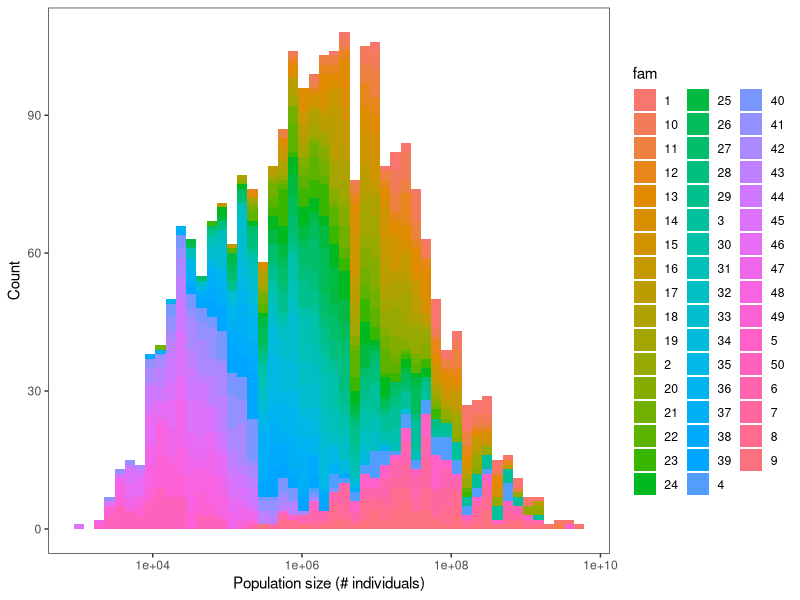
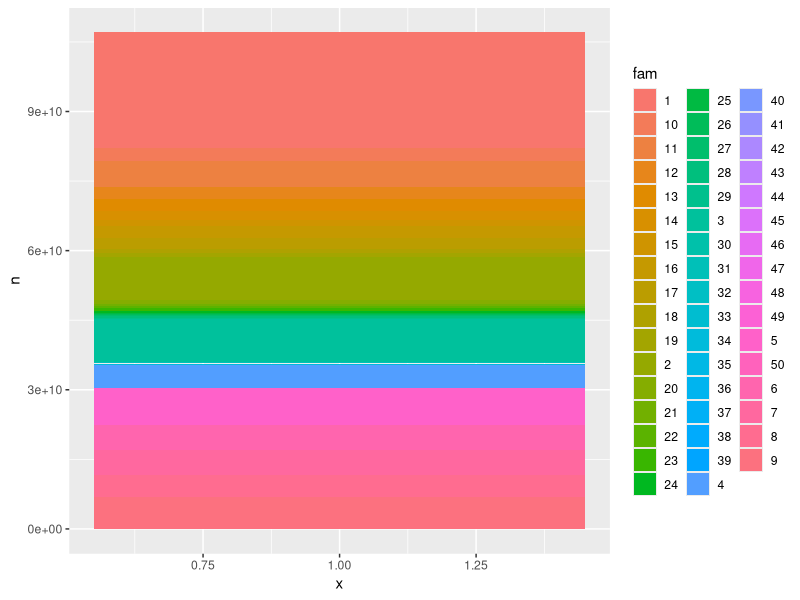
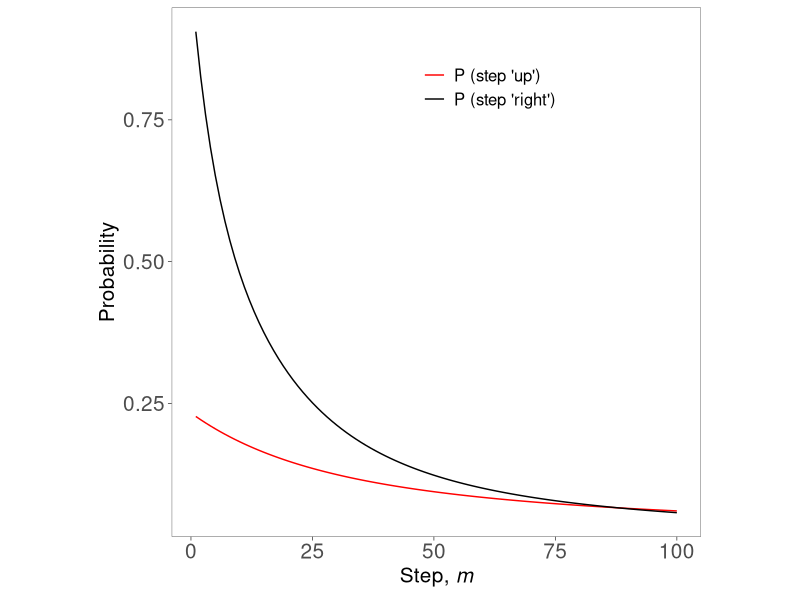
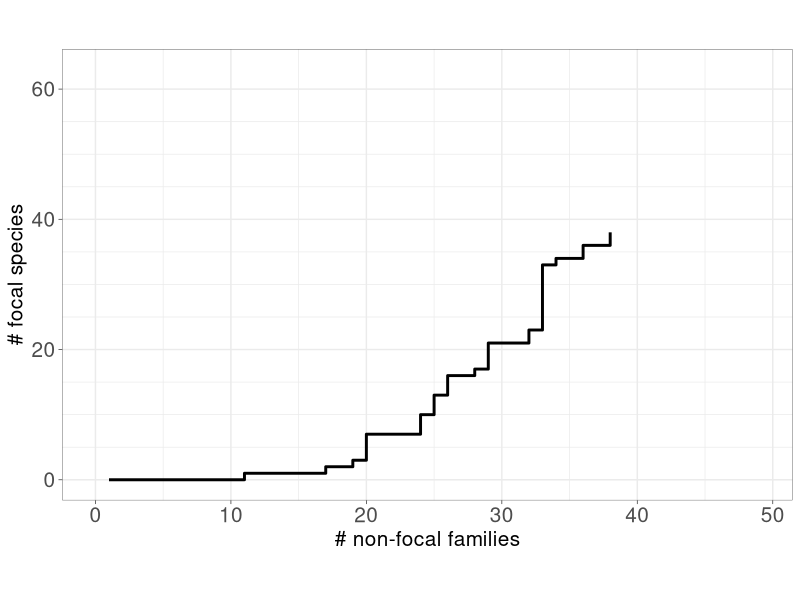

Write R code to recreate these figures, in order. (Note: a time limit stopped this script after it produced the figures.)
rm(list=ls())

library(ggplot2)
library(scales)
library(reshape2)
library(RColorBrewer)
library(colorspace)

### Suppose we have a pool of species divided into $F$ families.
### There are $S_i$ species of family i in the pool.
### We define S as the total number of species in the pool:
### $ S = S_1 + S_2 + S_3 + ... + S_F $
### There are $N_{ij}$ individuals of species $j$ of family $i$.
### So there are $\sum_{i=1}^F \sum_{j=1}^{S_i} N_{ij}
### We assemble a 'random community' by sampling $n$ individuals
### from the pool.
### How does the number of species from family 1 scale with the number
### of families in the sample?

# general parameters
nF <- 50 # number of families
nS <- 100 # max. number of species per family
nN <- 1e6 # avg. number of individuals per species

###

# avg. population sizes of each family
logAvgPopSize <- sort(runif(nF,min=log10(nN)-2,max=log10(nN)+2), decreasing = TRUE)

# sample matrix N
N_ <- matrix (NA, nrow = nF, ncol = nS)
for (i in 1:nrow(N_)) {
  N_[i, ] <- floor(10^rnorm(nS,mean=logAvgPopSize[i],sd=logAvgPopSize[i]/10))
}
N_[sample(1:length(N_),size=floor(length(N_)/2))] <- 0 # randomly set to 0 half of the elements in matrix N
N_ <- t(apply(N_,1,sort,decreasing=T))
N_ <- N_[rowSums(N_)>0,colSums(N_)>0]
N_ <- rbind(N_[which.max(rowSums(N_)),],
            N_[rowSums(N_)<max(rowSums(N_)),])

N_df <- data.frame(n = as.numeric(N_[N_>0]),
                   fam = as.character(as.numeric(matrix(rep(1:nrow(N_), ncol(N_)), nrow = nrow(N_), byrow = FALSE)[N_>0])))
ggplot(N_df, aes(x = n, group = fam, fill = fam)) +
  geom_histogram(bins = 50,
                 position='stack') +
  scale_x_log10(name = 'Population size (# individuals)') +
  scale_y_continuous(name = 'Count') +
  theme_bw() +
  theme(panel.grid = element_blank())
ggplot(N_df, aes(x = 1, y = n, group = fam, fill = fam)) +
  geom_bar(position = 'stack',
           stat = 'identity')

# get pool composition and assign colors to each family
colnames(N_) <- paste('sp_',1:ncol(N_),sep='')
rownames(N_) <- paste('fam_',1:nrow(N_),sep='')

N <- sum(N_)
S <- rowSums(N_)

pool_composition <- melt(N_/sum(N_))
colnames(pool_composition) <- c('family','species','p')
pool_composition$id <- paste(#'Species ',
                             paste(gsub('fam_','',pool_composition$family),
                                   gsub('sp_','',pool_composition$species),
                                   sep='.'),
                             sep='')

mycols <- do.call('rbind',
                  lapply(1:nrow(N_),
                    FUN = function(i) {
                      
                      ncols <- sum(pool_composition$family==paste('fam_',i,sep='') & pool_composition$p>0)
                      base_color <- brewer.pal(n=nrow(N_),'Set1')[i]
                      ramp <- colorRampPalette(c(darken(base_color,amount=0.3),
                                                 lighten(base_color,amount=0.7)))
                      
                      return_this <- data.frame(family=paste('fam_',i,sep=''),
                                                species=paste('sp_',1:ncols,sep=''),
                                                color=ramp(ncols))
                      
                      return(return_this)
                      
                    }))
pool_composition <- merge(pool_composition,mycols,by=c('family','species'),all=T)
pool_composition$color <- as.character(pool_composition$color)
pool_composition$color[pool_composition$p == 0] <- 'white'

pool_composition <- pool_composition[order(as.numeric(gsub('sp_','',pool_composition$species))),]
pool_composition <- pool_composition[order(as.numeric(gsub('fam_','',pool_composition$family))),]
pool_composition$id <- factor(pool_composition$id,
                              levels=pool_composition$id)

### ANALYTIC PROBABILITIES ### -------------------------------------------------

# analytic probability and approximation of sampling a new focal species when sampling for the (m+1) time
p_up <- function(m) {
  sapply(m,
         FUN = function(m) {
           if(m>0) {
             sum(sapply(1:ncol(N_),
                        FUN = function(j) N_[1,j]/(sum(N_) - m) * prod(1 - N_[1,j]/(sum(N_) - 0:(m-1)))))
           } else {
             sum(N_[1,])/sum(N_)
           }
           })
}

# analytic probability and approximation of sampling a new family when sampling for the (m+1) time
p_right <- function(m) {
  sapply(m,
         FUN = function(m) {
           if(m>0) {
             sum(sapply(1:nrow(N_),
                        FUN = function(i) sum(N_[i,])/(sum(N_) - m) * prod(1 - sum(N_[i,])/(sum(N_) - 0:(m-1)))))
           } else {
             sum(N[2:nrow(N_)])/sum(N_)
           }
           })
}

# evaluate probabilities for various sample sizes
n <- 1:100

p <- rbind(data.frame(class='p_up',
                      color=pool_composition$color[1],
                      lty='solid',
                      n=n,
                      p=p_up(n)),
           data.frame(class='p_right',
                      color='black',
                      lty='solid',
                      n=n,
                      p=p_right(n)))

p <- p[p$p>0,]

# plot p vs m
myplot <-
  ggplot(data=p,aes(x=n,y=p,color=color,linetype=lty)) +
    geom_line() +
    scale_color_manual(values=c('red','black'),
                       name = NULL,
                       labels = c('P (step \'up\')',
                                  'P (step \'right\')')) +
    scale_linetype(guide = 'none') +
    scale_x_continuous(name=expression(paste('Step, ',italic('m')))) +
    scale_y_continuous(name='Probability') +
    theme_bw() +
    theme(panel.grid.major = element_blank(),
          panel.grid.minor = element_blank(),
          legend.position = c(0.6,0.85),
          aspect.ratio = 1,
          legend.background=element_rect(fill='transparent'),
          text=element_text(size=15),
          axis.text=element_text(size=15),
          axis.line=element_blank(),
          axis.ticks=element_line(size=0.25),
          panel.border=element_rect(size=0.25)) +
    guides(linetpye = 'none')
print(myplot)

# ggsave(file.path('.','plots','probs.pdf'),
#        plot=myplot,
#        device='pdf',
#        height=70,
#        width=70,
#        units='mm',dpi=600)

### SIMULATE DRAWS: SINGLE TRAJECTORY ### --------------------------------------

# function to sample a single community and keep track of nfamilies and nspeces_focal
sample_one_community <- function(n, N_) {
  
  # n     sample size
  # N_    matrix defining species pool
  
  species_pool <- expand.grid(rownames(N_),colnames(N_))
  species_pool <- matrix(paste(species_pool[,1],species_pool[,2],sep=' '),
                         nrow=nrow(N_))
  
  community <- setNames(rep(0,length(N_)),species_pool)
  nfamilies <- NULL
  nspecies_focal <- NULL
  
  for (i in 1:n) {
   p_i <- (N_ - matrix(community,nrow=nrow(N_)))/sum(N_)
   species_i <- sample(species_pool,
                       prob=p_i,
                       size=1)
   community[species_i] <- community[species_i] + 1
   community <- matrix(community,
                       nrow=nrow(N_))
   
   nfamilies <- c(nfamilies,sum(rowSums(community[2:nrow(community),])>0))
   nspecies_focal <- c(nspecies_focal,rowSums(community>0)[1])
   
   community <- setNames(c(community),species_pool)
  }
  
  return(data.frame(n=1:n,
                    nfamilies=nfamilies,
                    nspecies_focal=nspecies_focal))
  
}

# generate a single trajectory (to plot random walk), could also admit multiple ns
n_traj <- 5000
simul_traj <- data.frame(traj_id=numeric(),
                         n_final=numeric(),
                         n=numeric(),
                         nfamilies=numeric(),
                         nspecies_focal=numeric())
for (i in 1:length(n_traj)) {
  simul_traj <- rbind(simul_traj,
                      cbind(traj_id=as.character(i),
                            n_final=n_traj[i],
                            sample_one_community(n_traj[i],N_)))
}
simul_traj$n_final <- factor(as.character(simul_traj$n_final),
                             levels=as.character(sort(unique(n_traj),decreasing=T)))

# plot
myplot <-
  ggplot(data=simul_traj,
         aes(x=nfamilies,y=nspecies_focal,group=traj_id)) + # aes(x=nfamilies,y=nspecies_focal,color=n_final)) +
    geom_line(size=1,
              color='black') +
    scale_x_continuous(name='# non-focal families',
                       minor_breaks=seq(0,nrow(N_)-1,by=5),
                       limits=c(0,nrow(N_)-1)) +
    scale_y_continuous(name='# focal species',
                       minor_breaks=seq(0,ncol(N_),by=5),
                       limits=c(0,ncol(N_))) +
    theme_bw() +
    theme(aspect.ratio = 0.618,
          legend.position = 'none',
          legend.background=element_rect(fill='transparent'),
          text=element_text(size=15),
          axis.text=element_text(size=15),
          axis.line=element_blank(),
          axis.ticks=element_line(size=0.25),
          panel.border=element_rect(size=0.25))
print(myplot)

# ggsave(file.path('.','plots','traj.pdf'),
#        plot=myplot,
#        device='pdf',
#        height=90,
#        width=150,
#        units='mm',dpi=600)

### SIMULATE DRAWS: MULTIPLE DRAWS, DBD? ### -----------------------------------

# generate n runs of the random sampling process
n_communities <- 100
n <- setNames(c(sample(5:25,n_communities,replace=TRUE),
                sample(500:2500,n_communities,replace=TRUE),
                sample(50000:250000,n_communities,replace=TRUE)),
              c(rep('Small n', n_communities),
                rep('Intermediate n', n_communities),
                rep('Large n', n_communities)))

# function to sample a community
sample_communities <- function(n, N_) {
  
  # n     sample size
  # N_    matrix defining species pool
  
  species_pool <- expand.grid(rownames(N_),colnames(N_))
  species_pool <- matrix(paste(species_pool[,1],species_pool[,2],sep=' '),
                         nrow=nrow(N_))
  
  return_this <-
    sapply(n,
           FUN = function(n) {
             
             community <- setNames(rep(0,length(N_)),species_pool)
             
             for (i in 1:n) {
               p_i <- (N_ - matrix(community,nrow=nrow(N_)))/sum(N_)
               species_i <- sample(species_pool,
                                   prob=p_i,
                                   size=1)
               community[species_i] <- community[species_i] + 1
             }
             
             community <- matrix(community,
                                 nrow=nrow(N_))
             
             return(c(nfamilies=sum(rowSums(community[2:nrow(community),])>0),
                      nspecies_focal=rowSums(community>0)[1]))
             
           })
  
  return(return_this)
  
}

run <- sample_communities(n,N_)
simul_data <- data.frame(sample_size=n,
                         group=factor(names(n),levels=c('Small n','Intermediate n','Large n')),
                         nfamilies=run[1,],
                         nspecies_focal=run[2,])

# plot
myplot <-
  ggplot(data=simul_data,
         aes(x=nfamilies,y=nspecies_focal,group=group)) +
    geom_point(alpha=0.2,
               shape=16) +
    geom_smooth(method='lm',
                formula=y~x,
                size=0.5,
                color='black',
                se=FALSE) +
    facet_wrap(~group,
               nrow=1,
               scales='free') +
    scale_x_continuous(name='# non-focal families',
                       breaks=pretty_breaks()) +
    scale_y_continuous(name='# focal species',
                       breaks=pretty_breaks()) +
    theme_bw() +
    theme(panel.grid.major = element_blank(),
          panel.grid.minor = element_blank(),
          aspect.ratio = 0.618,
          legend.background=element_rect(fill='transparent'),
          text=element_text(size=15),
          axis.text=element_text(size=15),
          axis.line=element_blank(),
          axis.ticks=element_line(size=0.25),
          panel.border=element_rect(size=0.25),
          strip.background=element_blank(),
          strip.text=element_text(hjust=0))
print(myplot)

ggsave(file.path('.','plots','slopes-vs-n.pdf'),
       plot=myplot,
       device='pdf',
       height=90,
       width=450,
       units='mm',dpi=600)
